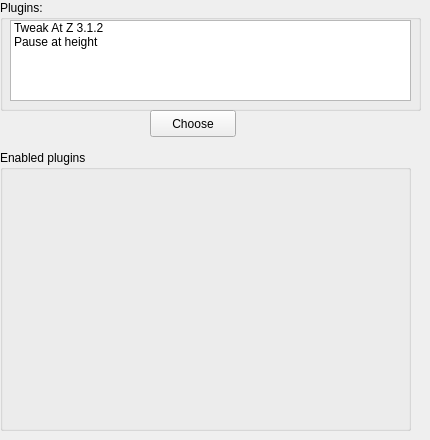
             <widget class="QWidget" name="plugins">
              <attribute name="title">
               <string>Plugins</string>
              </attribute>
              <widget class="QGroupBox" name="plugins_groupbox">
               <property name="geometry">
                <rect>
                 <x>0</x>
                 <y>0</y>
                 <width>421</width>
                 <height>111</height>
                </rect>
               </property>
               <property name="title">
                <string>Plugins:</string>
               </property>
               <widget class="QListWidget" name="plugin_config">
                <property name="geometry">
                 <rect>
                  <x>10</x>
                  <y>20</y>
                  <width>401</width>
                  <height>81</height>
                 </rect>
                </property>
                <item>
                 <property name="text">
                  <string>Tweak At Z 3.1.2</string>
                 </property>
                </item>
                <item>
                 <property name="text">
                  <string>Pause at height</string>
                 </property>
                </item>
               </widget>
              </widget>
              <widget class="QPushButton" name="pushButton">
               <property name="geometry">
                <rect>
                 <x>150</x>
                 <y>110</y>
                 <width>86</width>
                 <height>27</height>
                </rect>
               </property>
               <property name="text">
                <string>Choose</string>
               </property>
              </widget>
              <widget class="QGroupBox" name="enabled_plugins_groupbox">
               <property name="geometry">
                <rect>
                 <x>0</x>
                 <y>150</y>
                 <width>411</width>
                 <height>281</height>
                </rect>
               </property>
               <property name="title">
                <string>Enabled plugins</string>
               </property>
              </widget>
             </widget>
